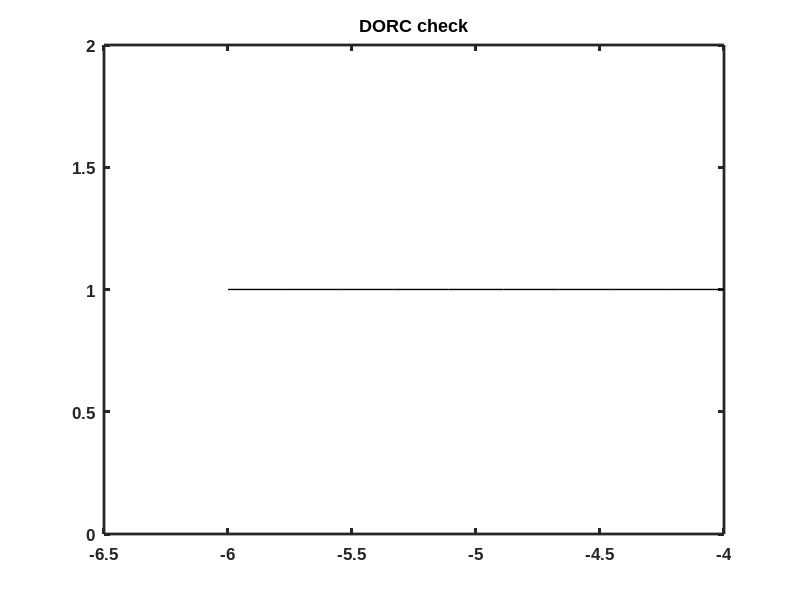
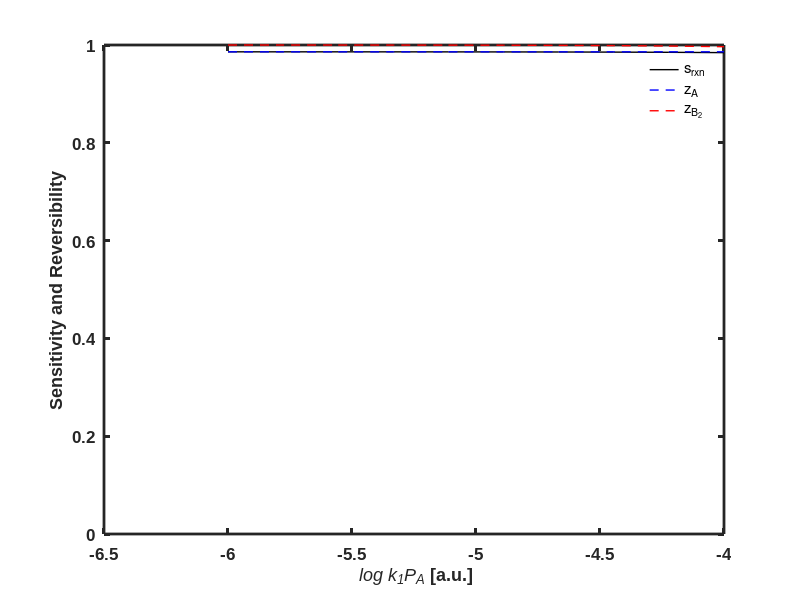

MATLAB code for these plots, in order:
clear all; close all; clc
tic
%% Rate Constants
% Rate Constants at 300K
kado = 10^3;
kbo = 1;
kbdo = 10^4/2;
kro = 10^5/4;
PB = 10^-4;

% Activation parameters
% unit convert eV/atom to kJ/mol = 0.0103642688 %
kB = 8.617333262*10^-5; % eV/K (Boltzmann)
h = 4.135667696*10^-15; % eV*s (Planck)
Ea = [0.4; 0.7; 0.4; 0.6; 0.5]; % eV (Choice of activation energy)
H = (Ea - kB*300)'; % eV (Convert to activation enthalpy)
Ent = [-124.6358   29.2753 -124.6358   10.4962   -8.2830]; % J/mol (Choice of activation entropy)
T = 300; % K
Temp = T; % Because later T is a time array

new = kB*T/h.*exp(-H./kB./T).*exp(Ent./8.314); % new rate constants

% "Adjusted" rate constants
adj = new(1); kado = new(2); kbo = PB*new(3); kbdo = new(4); kro = new(5);

delta = 10^-4; % for calculation of reaction sensitivities
tspan = [0 10^5]; 
eps = 10^-5; % initial A* and B* coverages

%% Set up arrays
KA = adj*logspace(-6,-4,10); % adj = rate constant and logspace array = pressure of A
DORC = zeros(length(KA),5)'; r = zeros(1,length(KA)); A = r; B = r; sigma_app = r; TRC_A = r; TRC_B = r; AB = B; AO = A; BB = B; BO = B; AA = B; OO = B; O = B;
%% Loop
for w = 1:length(KA)
    disp(w)
    for m = 1:1
        k0 = [KA(w) kado kbo kbdo kro];
        for j = 1:length(k0)
            K = zeros(2,length(k0));
            K(1,:) = k0; K(2,:) = k0;
            K(2,j) = k0(j)*(1+delta);
            for i = 1:2
                %% Parameters
                ka = K(i,1);
                kad = K(i,2);
                kb = K(i,3);
                kbd = K(i,4);
                kr = K(i,5);
                
                %% Define Sites
                a = @(x) x(1); b = @(x) x(2);
                o = @(x) 1 - a(x) - b(x);
                
                %% A adsorption
                A_ads_a = @(x) ka.*o(x);
                A_ads_b = @(x) 0;

                %% A desorption
                A_des_a = @(x) -kad.*a(x);
                A_des_b = @(x) 0;
                
                %% B adsorption
                B_ads_a = @(x) 0;
                B_ads_b = @(x) 4*kb.*o(x).^2;
                
                %% B desorption
                B_des_a = @(x) 0;
                B_des_b = @(x) -4*kbd.*b(x).^2;

                %% Reaction
                R_a = @(x) -4*kr.*a(x).*b(x);
                R_b = @(x) -4*kr.*a(x).*b(x);
                
                %% Collate ODEs
                F = @(t,x) [A_ads_a(x) + A_des_a(x) + B_ads_a(x) + B_des_a(x) + R_a(x);
                    A_ads_b(x) + A_des_b(x) + B_ads_b(x) + B_des_b(x) + R_b(x)];
                
                %% Solve
                C0 = [eps eps];
                [T,C] = ode23s(F,tspan,C0);
                t = T;
                a = C(:,1);
                b = C(:,2);
                o = 1 - a - b;
                ab = a.*b; aa = a.*a; ao = a.*o; bb = b.*b; bo = b.*o; oo = o.*o;
                
                R(i,j) = 4*kr.*mean(ab(end-round(length(ab)*0.20):end));
            end
            DORC(j,w) = (R(2,j) - R(1,j))./(delta*R(1,j));
            r(m,w) = 4*kro.*mean(ab(end-round(length(ab)*0.20):end));
            A(m,w) = mean(a(end-round(length(a)*0.20):end));
            B(m,w) = mean(b(end-round(length(a)*0.20):end));
            AB(m,w) = mean(ab(end-round(length(a)*0.20):end));
            BB(m,w) = mean(bb(end-round(length(a)*0.20):end));
            BO(m,w) = mean(bo(end-round(length(a)*0.20):end));
            AO(m,w) = mean(ao(end-round(length(a)*0.20):end));
            AA(m,w) = mean(aa(end-round(length(a)*0.20):end));
            OO(m,w) = mean(oo(end-round(length(a)*0.20):end));
            O(m,w) = mean(o(end-round(length(a)*0.20):end));
        end
    end
end
%% Extract results
zA = kado.*A(1,:)./(KA.*O(1,:));
zB = kbdo.*BB(1,:)./(kbo.*OO(1,:));
zA_AA = kado*AA(1,:)./(KA.*AO(1,:));
zA_AB = kado*AB(1,:)./(KA.*BO(1,:));
zA_AO = kado*(AA(1,:)-AO(1,:))./(KA.*(AO(1,:)-OO(1,:)));
zA_OO = kado*AO(1,:)./(KA.*OO(1,:));

zB_AB = (kbdo.*BB(1,:).*AB(1,:)./B(1,:))./(kbo.*OO(1,:).*AO(1,:)./O(1,:));

mu_AB = AB(1,:)./A(1,:)./B(1,:);
mu_AA = AA(1,:)./A(1,:)./A(1,:);
mu_BB = BB(1,:)./B(1,:)./B(1,:);
mu_OO = OO(1,:)./O(1,:)./O(1,:);
mu_AO = AO(1,:)./A(1,:)./O(1,:);
mu_BO = BO(1,:)./B(1,:)./O(1,:);

%% plotting
figure
set(gca,'fontweight','bold','fontsize',11,'box','on');
hold on
set(gca,'linewidth', 2,'fontsize',12,'fontname','Arial')
plot(log10(KA),sum(DORC,1),'k-','linewidth',1)
ylim([0 2]);
title('DORC check');

%% Plotting
figure
set(gca,'fontweight','bold','fontsize',11,'box','on');
set(gca,'linewidth', 2,'fontsize',12,'fontname','Arial')
hold on
plot(log10(KA),DORC(5,:),'k-','linewidth',1);
plot(log10(KA),zA,'b--','linewidth',1);
plot(log10(KA),zB,'r--','linewidth',1);
xlabel('{\it log k_{1}P_{A}} [a.u.]');
ylabel('Sensitivity and Reversibility');
legend('s_{rxn}','z_{A}','z_{B_{2}}');
legend boxoff
ylim([0 1]);
